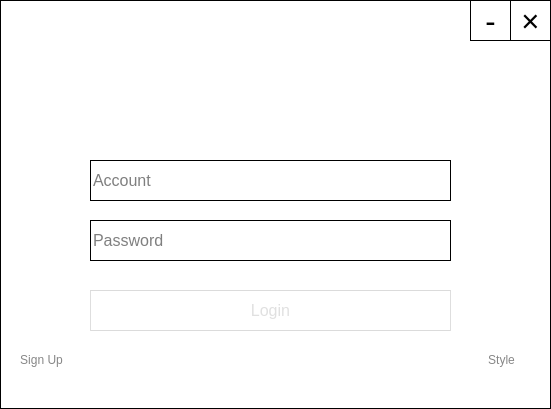
<?xml version="1.0" encoding="UTF-8"?>
<ui version="4.0">
 <class>MainWindow</class>
 <widget class="QMainWindow" name="MainWindow">
  <property name="geometry">
   <rect>
    <x>0</x>
    <y>0</y>
    <width>551</width>
    <height>409</height>
   </rect>
  </property>
  <property name="minimumSize">
   <size>
    <width>551</width>
    <height>409</height>
   </size>
  </property>
  <property name="maximumSize">
   <size>
    <width>551</width>
    <height>409</height>
   </size>
  </property>
  <property name="font">
   <font>
    <family>Comic Sans MS</family>
    <pointsize>9</pointsize>
    <italic>false</italic>
    <bold>true</bold>
   </font>
  </property>
  <property name="windowTitle">
   <string>MainWindow</string>
  </property>
  <property name="autoFillBackground">
   <bool>false</bool>
  </property>
  <property name="styleSheet">
   <string notr="true">/*
Aqua Style Sheet for QT Applications
Author: Jaime A. Quiroga P.
Company: GTRONICK
Last updated: 22/01/2019, 07:55.
Available at: https://github.com/GTRONICK/QSS/blob/master/Aqua.qss
*/
QMainWindow {
	background-color:white;
}
QTextEdit {
	border-width: 1px;
	border-style: solid;
	
	border-color: rgb(0, 0, 0);
}
QPlainTextEdit {
	border-width: 0.5px;
	border-style: solid;
	border-color: qlineargradient(spread:pad, x1:0.5, y1:1, x2:0.5, y2:0, stop:0 rgba(0, 113, 255, 255), stop:1 rgba(91, 171, 252, 255));
}
QToolButton {
	border-style: solid;
	border-top-color: qlineargradient(spread:pad, x1:0.5, y1:1, x2:0.5, y2:0, stop:0 rgb(215, 215, 215), stop:1 rgb(222, 222, 222));
	border-right-color: qlineargradient(spread:pad, x1:0, y1:0.5, x2:1, y2:0.5, stop:0 rgb(217, 217, 217), stop:1 rgb(227, 227, 227));
	border-left-color: qlineargradient(spread:pad, x1:0, y1:0.5, x2:1, y2:0.5, stop:0 rgb(227, 227, 227), stop:1 rgb(217, 217, 217));
	border-bottom-color: qlineargradient(spread:pad, x1:0.5, y1:1, x2:0.5, y2:0, stop:0 rgb(215, 215, 215), stop:1 rgb(222, 222, 222));
	border-width: 1px;
	border-radius: 5px;
	color: rgb(0,0,0);
	padding: 2px;
	background-color: rgb(255,255,255);
}
QToolButton:hover{
	border-style: solid;
	border-top-color: qlineargradient(spread:pad, x1:0.5, y1:1, x2:0.5, y2:0, stop:0 rgb(195, 195, 195), stop:1 rgb(222, 222, 222));
	border-right-color: qlineargradient(spread:pad, x1:0, y1:0.5, x2:1, y2:0.5, stop:0 rgb(197, 197, 197), stop:1 rgb(227, 227, 227));
	border-left-color: qlineargradient(spread:pad, x1:0, y1:0.5, x2:1, y2:0.5, stop:0 rgb(227, 227, 227), stop:1 rgb(197, 197, 197));
	border-bottom-color: qlineargradient(spread:pad, x1:0.5, y1:1, x2:0.5, y2:0, stop:0 rgb(195, 195, 195), stop:1 rgb(222, 222, 222));
	border-width: 1px;
	border-radius: 5px;
	color: rgb(0,0,0);
	padding: 2px;
	background-color: rgb(255,255,255);
}
QToolButton:pressed{
	border-style: solid;
	border-top-color: qlineargradient(spread:pad, x1:0.5, y1:1, x2:0.5, y2:0, stop:0 rgb(215, 215, 215), stop:1 rgb(222, 222, 222));
	border-right-color: qlineargradient(spread:pad, x1:0, y1:0.5, x2:1, y2:0.5, stop:0 rgb(217, 217, 217), stop:1 rgb(227, 227, 227));
	border-left-color: qlineargradient(spread:pad, x1:0, y1:0.5, x2:1, y2:0.5, stop:0 rgb(227, 227, 227), stop:1 rgb(217, 217, 217));
	border-bottom-color: qlineargradient(spread:pad, x1:0.5, y1:1, x2:0.5, y2:0, stop:0 rgb(215, 215, 215), stop:1 rgb(222, 222, 222));
	border-width: 1px;
	border-radius: 5px;
	color: rgb(0,0,0);
	padding: 2px;
	background-color: rgb(142,142,142);
}
QPushButton{
	border-style: solid;
	border-top-color: qlineargradient(spread:pad, x1:0.5, y1:1, x2:0.5, y2:0, stop:0 rgb(215, 215, 215), stop:1 rgb(222, 222, 222));
	border-right-color: qlineargradient(spread:pad, x1:0, y1:0.5, x2:1, y2:0.5, stop:0 rgb(217, 217, 217), stop:1 rgb(227, 227, 227));
	border-left-color: qlineargradient(spread:pad, x1:0, y1:0.5, x2:1, y2:0.5, stop:0 rgb(227, 227, 227), stop:1 rgb(217, 217, 217));
	border-bottom-color: qlineargradient(spread:pad, x1:0.5, y1:1, x2:0.5, y2:0, stop:0 rgb(215, 215, 215), stop:1 rgb(222, 222, 222));
	border-width: 1px;
	border-radius: 5px;
	color: rgb(0,0,0);
	padding: 2px;
	background-color: rgb(255,255,255);
}
QPushButton::default{
	border-style: solid;
	border-top-color: qlineargradient(spread:pad, x1:0.5, y1:1, x2:0.5, y2:0, stop:0 rgb(215, 215, 215), stop:1 rgb(222, 222, 222));
	border-right-color: qlineargradient(spread:pad, x1:0, y1:0.5, x2:1, y2:0.5, stop:0 rgb(217, 217, 217), stop:1 rgb(227, 227, 227));
	border-left-color: qlineargradient(spread:pad, x1:0, y1:0.5, x2:1, y2:0.5, stop:0 rgb(227, 227, 227), stop:1 rgb(217, 217, 217));
	border-bottom-color: qlineargradient(spread:pad, x1:0.5, y1:1, x2:0.5, y2:0, stop:0 rgb(215, 215, 215), stop:1 rgb(222, 222, 222));
	border-width: 1px;
	border-radius: 5px;
	color: rgb(0,0,0);
	padding: 2px;
	background-color: rgb(255,255,255);
}
QPushButton:hover{
	border-style: solid;
	border-top-color: qlineargradient(spread:pad, x1:0.5, y1:1, x2:0.5, y2:0, stop:0 rgb(195, 195, 195), stop:1 rgb(222, 222, 222));
	border-right-color: qlineargradient(spread:pad, x1:0, y1:0.5, x2:1, y2:0.5, stop:0 rgb(197, 197, 197), stop:1 rgb(227, 227, 227));
	border-left-color: qlineargradient(spread:pad, x1:0, y1:0.5, x2:1, y2:0.5, stop:0 rgb(227, 227, 227), stop:1 rgb(197, 197, 197));
	border-bottom-color: qlineargradient(spread:pad, x1:0.5, y1:1, x2:0.5, y2:0, stop:0 rgb(195, 195, 195), stop:1 rgb(222, 222, 222));
	border-width: 1px;
	border-radius: 5px;
	color: rgb(0,0,0);
	padding: 2px;
	background-color: rgb(255,255,255);
}
QPushButton:pressed{
	border-style: solid;
	border-top-color: qlineargradient(spread:pad, x1:0.5, y1:1, x2:0.5, y2:0, stop:0 rgb(215, 215, 215), stop:1 rgb(222, 222, 222));
	border-right-color: qlineargradient(spread:pad, x1:0, y1:0.5, x2:1, y2:0.5, stop:0 rgb(217, 217, 217), stop:1 rgb(227, 227, 227));
	border-left-color: qlineargradient(spread:pad, x1:0, y1:0.5, x2:1, y2:0.5, stop:0 rgb(227, 227, 227), stop:1 rgb(217, 217, 217));
	border-bottom-color: qlineargradient(spread:pad, x1:0.5, y1:1, x2:0.5, y2:0, stop:0 rgb(215, 215, 215), stop:1 rgb(222, 222, 222));
	border-width: 1px;
	border-radius: 5px;
	color: rgb(0,0,0);
	padding: 2px;
	background-color: rgb(142,142,142);
}
QPushButton:disabled{
	border-style: solid;
	border-top-color: qlineargradient(spread:pad, x1:0.5, y1:1, x2:0.5, y2:0, stop:0 rgb(215, 215, 215), stop:1 rgb(222, 222, 222));
	border-right-color: qlineargradient(spread:pad, x1:0, y1:0.5, x2:1, y2:0.5, stop:0 rgb(217, 217, 217), stop:1 rgb(227, 227, 227));
	border-left-color: qlineargradient(spread:pad, x1:0, y1:0.5, x2:1, y2:0.5, stop:0 rgb(227, 227, 227), stop:1 rgb(217, 217, 217));
	border-bottom-color: qlineargradient(spread:pad, x1:0.5, y1:1, x2:0.5, y2:0, stop:0 rgb(215, 215, 215), stop:1 rgb(222, 222, 222));
	border-width: 1px;
	border-radius: 5px;
	color: #808086;
	padding: 2px;
	background-color: rgb(142,142,142);
}
QLineEdit {
	border-width: 1px; border-radius: 4px;
	border-style: solid;
	border-color: qlineargradient(spread:pad, x1:0.5, y1:1, x2:0.5, y2:0, stop:0 rgba(0, 113, 255, 255), stop:1 rgba(91, 171, 252, 255));
}
QLabel {
	color: #000000;
}
QLCDNumber {
	color: rgb(0, 113, 255, 255);
}
QProgressBar {
	text-align: center;
	color: rgb(240, 240, 240);
	border-width: 1px; 
	border-radius: 10px;
	border-color: rgb(230, 230, 230);
	border-style: solid;
	background-color:rgb(207,207,207);
}
QProgressBar::chunk {
	background-color: qlineargradient(spread:pad, x1:0.5, y1:1, x2:0.5, y2:0, stop:0 rgba(49, 147, 250, 255), stop:1 rgba(34, 142, 255, 255));
	border-radius: 10px;
}
QMenuBar {
	background-color: qlineargradient(spread:pad, x1:0.5, y1:1, x2:0.5, y2:0, stop:0 rgba(207, 209, 207, 255), stop:1 rgba(230, 229, 230, 255));
}
QMenuBar::item {
	color: #000000;
  	spacing: 3px;
  	padding: 1px 4px;
	background-color: qlineargradient(spread:pad, x1:0.5, y1:1, x2:0.5, y2:0, stop:0 rgba(207, 209, 207, 255), stop:1 rgba(230, 229, 230, 255));
}

QMenuBar::item:selected {
  	background-color: qlineargradient(spread:pad, x1:0.5, y1:1, x2:0.5, y2:0, stop:0 rgba(0, 113, 255, 255), stop:1 rgba(91, 171, 252, 255));
	color: #FFFFFF;
}
QMenu::item:selected {
	border-style: solid;
	border-top-color: transparent;
	border-right-color: transparent;
	border-left-color: qlineargradient(spread:pad, x1:0.5, y1:1, x2:0.5, y2:0, stop:0 rgba(0, 113, 255, 255), stop:1 rgba(91, 171, 252, 255));
	border-bottom-color: transparent;
	border-left-width: 2px;
	color: #000000;
	padding-left:15px;
	padding-top:4px;
	padding-bottom:4px;
	padding-right:7px;
}
QMenu::item {
	border-style: solid;
	border-top-color: transparent;
	border-right-color: transparent;
	border-left-color: transparent;
	border-bottom-color: transparent;
	border-bottom-width: 1px;
	color: #000000;
	padding-left:17px;
	padding-top:4px;
	padding-bottom:4px;
	padding-right:7px;
}
QTabWidget {
	color:rgb(0,0,0);
	background-color:#000000;
}
QTabWidget::pane {
		border-color: rgb(223,223,223);
		background-color:rgb(226,226,226);
		border-style: solid;
		border-width: 2px;
    	border-radius: 6px;
}
QTabBar::tab:first {
	border-style: solid;
	border-left-width:1px;
	border-right-width:0px;
	border-top-width:1px;
	border-bottom-width:1px;
	border-top-color: rgb(209,209,209);
	border-left-color: qlineargradient(spread:pad, x1:0.5, y1:1, x2:0.5, y2:0, stop:0 rgba(209, 209, 209, 209), stop:1 rgba(229, 229, 229, 229));
	border-bottom-color: rgb(229,229,229);
	border-top-left-radius: 4px;
	border-bottom-left-radius: 4px;
	color: #000000;
	padding: 3px;
	margin-left:0px;
	background-color: qlineargradient(spread:pad, x1:0.5, y1:1, x2:0.5, y2:0, stop:0 rgba(247, 247, 247, 255), stop:1 rgba(255, 255, 255, 255));
}
QTabBar::tab:last {
	border-style: solid;
	border-width:1px;
	border-top-color: rgb(209,209,209);
	border-left-color: qlineargradient(spread:pad, x1:0.5, y1:1, x2:0.5, y2:0, stop:0 rgba(209, 209, 209, 209), stop:1 rgba(229, 229, 229, 229));
	border-right-color: qlineargradient(spread:pad, x1:0.5, y1:1, x2:0.5, y2:0, stop:0 rgba(209, 209, 209, 209), stop:1 rgba(229, 229, 229, 229));
	border-bottom-color: rgb(229,229,229);
	border-top-right-radius: 4px;
	border-bottom-right-radius: 4px;
	color: #000000;
	padding: 3px;
	margin-left:0px;
	background-color: qlineargradient(spread:pad, x1:0.5, y1:1, x2:0.5, y2:0, stop:0 rgba(247, 247, 247, 255), stop:1 rgba(255, 255, 255, 255));
}
QTabBar::tab {
	border-style: solid;
	border-top-width:1px;
	border-bottom-width:1px;
	border-left-width:1px;
	border-top-color: rgb(209,209,209);
	border-left-color: qlineargradient(spread:pad, x1:0.5, y1:1, x2:0.5, y2:0, stop:0 rgba(209, 209, 209, 209), stop:1 rgba(229, 229, 229, 229));
	border-bottom-color: rgb(229,229,229);
	color: #000000;
	padding: 3px;
	margin-left:0px;
	background-color: qlineargradient(spread:pad, x1:0.5, y1:1, x2:0.5, y2:0, stop:0 rgba(247, 247, 247, 255), stop:1 rgba(255, 255, 255, 255));
}
QTabBar::tab:selected, QTabBar::tab:last:selected, QTabBar::tab:hover {
  	border-style: solid;
  	border-left-width:1px;
	border-right-color: transparent;
	border-top-color: rgb(209,209,209);
	border-left-color: qlineargradient(spread:pad, x1:0.5, y1:1, x2:0.5, y2:0, stop:0 rgba(209, 209, 209, 209), stop:1 rgba(229, 229, 229, 229));
	border-bottom-color: rgb(229,229,229);
	color: #FFFFFF;
	padding: 3px;
	margin-left:0px;
	background-color: qlineargradient(spread:pad, x1:0.5, y1:1, x2:0.5, y2:0, stop:0 rgba(0, 113, 255, 255), stop:1 rgba(91, 171, 252, 255));
}

QTabBar::tab:selected, QTabBar::tab:first:selected, QTabBar::tab:hover {
  	border-style: solid;
  	border-left-width:1px;
  	border-bottom-width:1px;
  	border-top-width:1px;
	border-right-color: transparent;
	border-top-color: rgb(209,209,209);
	border-left-color: qlineargradient(spread:pad, x1:0.5, y1:1, x2:0.5, y2:0, stop:0 rgba(209, 209, 209, 209), stop:1 rgba(229, 229, 229, 229));
	border-bottom-color: rgb(229,229,229);
	color: #FFFFFF;
	padding: 3px;
	margin-left:0px;
	background-color: qlineargradient(spread:pad, x1:0.5, y1:1, x2:0.5, y2:0, stop:0 rgba(0, 113, 255, 255), stop:1 rgba(91, 171, 252, 255));
}

QCheckBox {
	color: #000000;
	padding: 2px;
}
QCheckBox:disabled {
	color: #808086;
	padding: 2px;
}

QCheckBox:hover {
	border-radius:4px;
	border-style:solid;
	padding-left: 1px;
	padding-right: 1px;
	padding-bottom: 1px;
	padding-top: 1px;
	border-width:1px;
	border-color: transparent;
}
QCheckBox::indicator:checked {

	height: 10px;
	width: 10px;
	border-style:solid;
	border-width: 1px;
	border-color: qlineargradient(spread:pad, x1:0.5, y1:1, x2:0.5, y2:0, stop:0 rgba(0, 113, 255, 255), stop:1 rgba(91, 171, 252, 255));
	color: #000000;
	background-color: qlineargradient(spread:pad, x1:0.5, y1:1, x2:0.5, y2:0, stop:0 rgba(0, 113, 255, 255), stop:1 rgba(91, 171, 252, 255));
}
QCheckBox::indicator:unchecked {

	height: 10px;
	width: 10px;
	border-style:solid;
	border-width: 1px;
	border-color: qlineargradient(spread:pad, x1:0.5, y1:1, x2:0.5, y2:0, stop:0 rgba(0, 113, 255, 255), stop:1 rgba(91, 171, 252, 255));
	color: #000000;
}
QRadioButton {
	color: 000000;
	padding: 1px;
}
QRadioButton::indicator:checked {
	height: 10px;
	width: 10px;
	border-style:solid;
	border-radius:5px;
	border-width: 1px;
	border-color: qlineargradient(spread:pad, x1:0.5, y1:1, x2:0.5, y2:0, stop:0 rgba(0, 113, 255, 255), stop:1 rgba(91, 171, 252, 255));
	color: #a9b7c6;
	background-color: qlineargradient(spread:pad, x1:0.5, y1:1, x2:0.5, y2:0, stop:0 rgba(0, 113, 255, 255), stop:1 rgba(91, 171, 252, 255));
}
QRadioButton::indicator:!checked {
	height: 10px;
	width: 10px;
	border-style:solid;
	border-radius:5px;
	border-width: 1px;
	border-color: qlineargradient(spread:pad, x1:0.5, y1:1, x2:0.5, y2:0, stop:0 rgba(0, 113, 255, 255), stop:1 rgba(91, 171, 252, 255));
	color: #a9b7c6;
	background-color: transparent;
}
QStatusBar {
	color:#027f7f;
}
QSpinBox {
	border-style: solid;
	border-width: 1px;
	border-color: qlineargradient(spread:pad, x1:0.5, y1:1, x2:0.5, y2:0, stop:0 rgba(0, 113, 255, 255), stop:1 rgba(91, 171, 252, 255));
}
QDoubleSpinBox {
	border-style: solid;
	border-width: 1px;
	border-color: qlineargradient(spread:pad, x1:0.5, y1:1, x2:0.5, y2:0, stop:0 rgba(0, 113, 255, 255), stop:1 rgba(91, 171, 252, 255));
}
QTimeEdit {
	border-style: solid;
	border-width: 1px;
	border-color: qlineargradient(spread:pad, x1:0.5, y1:1, x2:0.5, y2:0, stop:0 rgba(0, 113, 255, 255), stop:1 rgba(91, 171, 252, 255));
}
QDateTimeEdit {
	border-style: solid;
	border-width: 1px;
	border-color: qlineargradient(spread:pad, x1:0.5, y1:1, x2:0.5, y2:0, stop:0 rgba(0, 113, 255, 255), stop:1 rgba(91, 171, 252, 255));
}
QDateEdit {
	border-style: solid;
	border-width: 1px;
	border-color: qlineargradient(spread:pad, x1:0.5, y1:1, x2:0.5, y2:0, stop:0 rgba(0, 113, 255, 255), stop:1 rgba(91, 171, 252, 255));
}

QToolBox {
	color: #a9b7c6;
	background-color:#000000;
}
QToolBox::tab {
	color: #a9b7c6;
	background-color:#000000;
}
QToolBox::tab:selected {
	color: #FFFFFF;
	background-color:#000000;
}
QScrollArea {
	color: #FFFFFF;
	background-color:#000000;
}
QSlider::groove:horizontal {
	height: 5px;
	background-color: qlineargradient(spread:pad, x1:0.5, y1:1, x2:0.5, y2:0, stop:0 rgba(49, 147, 250, 255), stop:1 rgba(34, 142, 255, 255));
}
QSlider::groove:vertical {
	width: 5px;
	background-color: qlineargradient(spread:pad, x1:0.5, y1:1, x2:0.5, y2:0, stop:0 rgba(49, 147, 250, 255), stop:1 rgba(34, 142, 255, 255));
}
QSlider::handle:horizontal {
	background: rgb(253,253,253);
	border-style: solid;
	border-width: 1px;
	border-color: rgb(207,207,207);
	width: 12px;
	margin: -5px 0;
	border-radius: 7px;
}
QSlider::handle:vertical {
	background: rgb(253,253,253);
	border-style: solid;
	border-width: 1px;
	border-color: rgb(207,207,207);
	height: 12px;
	margin: 0 -5px;
	border-radius: 7px;
}
QSlider::add-page:horizontal {
    background: rgb(181,181,181);
}
QSlider::add-page:vertical {
    background: rgb(181,181,181);
}
QSlider::sub-page:horizontal {
    background-color: qlineargradient(spread:pad, x1:0.5, y1:1, x2:0.5, y2:0, stop:0 rgba(49, 147, 250, 255), stop:1 rgba(34, 142, 255, 255));
}
QSlider::sub-page:vertical {
    background-color: qlineargradient(spread:pad, y1:0.5, x1:1, y2:0.5, x2:0, stop:0 rgba(49, 147, 250, 255), stop:1 rgba(34, 142, 255, 255));
}
QScrollBar:horizontal {
	max-height: 20px;
	border: 1px transparent grey;
	margin: 0px 20px 0px 20px;
}
QScrollBar:vertical {
	max-width: 20px;
	border: 1px transparent grey;
	margin: 20px 0px 20px 0px;
}
QScrollBar::handle:horizontal {
	background: rgb(253,253,253);
	border-style: solid;
	border-width: 1px;
	border-color: rgb(207,207,207);
	border-radius: 7px;
	min-width: 25px;
}
QScrollBar::handle:horizontal:hover {
	background: rgb(253,253,253);
	border-style: solid;
	border-width: 1px;
	border-color: rgb(147, 200, 200);
	border-radius: 7px;
	min-width: 25px;
}
QScrollBar::handle:vertical {
	background: rgb(253,253,253);
	border-style: solid;
	border-width: 1px;
	border-color: rgb(207,207,207);
	border-radius: 7px;
	min-height: 25px;
}
QScrollBar::handle:vertical:hover {
	background: rgb(253,253,253);
	border-style: solid;
	border-width: 1px;
	border-color: rgb(147, 200, 200);
	border-radius: 7px;
	min-height: 25px;
}
QScrollBar::add-line:horizontal {
   border: 2px transparent grey;
   border-top-right-radius: 7px;
   border-bottom-right-radius: 7px;
   background: rgba(34, 142, 255, 255);
   width: 20px;
   subcontrol-position: right;
   subcontrol-origin: margin;
}
QScrollBar::add-line:horizontal:pressed {
   border: 2px transparent grey;
   border-top-right-radius: 7px;
   border-bottom-right-radius: 7px;
   background: rgb(181,181,181);
   width: 20px;
   subcontrol-position: right;
   subcontrol-origin: margin;
}
QScrollBar::add-line:vertical {
   border: 2px transparent grey;
   border-bottom-left-radius: 7px;
   border-bottom-right-radius: 7px;
   background: rgba(34, 142, 255, 255);
   height: 20px;
   subcontrol-position: bottom;
   subcontrol-origin: margin;
}
QScrollBar::add-line:vertical:pressed {
   border: 2px transparent grey;
   border-bottom-left-radius: 7px;
   border-bottom-right-radius: 7px;
   background: rgb(181,181,181);
   height: 20px;
   subcontrol-position: bottom;
   subcontrol-origin: margin;
}
QScrollBar::sub-line:horizontal {
   border: 2px transparent grey;
   border-top-left-radius: 7px;
   border-bottom-left-radius: 7px;
   background: rgba(34, 142, 255, 255);
   width: 20px;
   subcontrol-position: left;
   subcontrol-origin: margin;
}
QScrollBar::sub-line:horizontal:pressed {
   border: 2px transparent grey;
   border-top-left-radius: 7px;
   border-bottom-left-radius: 7px;
   background: rgb(181,181,181);
   width: 20px;
   subcontrol-position: left;
   subcontrol-origin: margin;
}
QScrollBar::sub-line:vertical {
   border: 2px transparent grey;
   border-top-left-radius: 7px;
   border-top-right-radius: 7px;
   background: rgba(34, 142, 255, 255);
   height: 20px;
   subcontrol-position: top;
   subcontrol-origin: margin;
}
QScrollBar::sub-line:vertical:pressed {
   border: 2px transparent grey;
   border-top-left-radius: 7px;
   border-top-right-radius: 7px;
   background: rgb(181,181,181);
   height: 20px;
   subcontrol-position: top;
   subcontrol-origin: margin;
}
QScrollBar::left-arrow:horizontal {
   border: 1px transparent grey;
   border-top-left-radius: 3px;
   border-bottom-left-radius: 3px;
   width: 6px;
   height: 6px;
   background: white;
}
QScrollBar::right-arrow:horizontal {
   border: 1px transparent grey;
   border-top-right-radius: 3px;
   border-bottom-right-radius: 3px;
   width: 6px;
   height: 6px;
   background: white;
}
QScrollBar::up-arrow:vertical {
   border: 1px transparent grey;
   border-top-left-radius: 3px;
   border-top-right-radius: 3px;
   width: 6px;
   height: 6px;
   background: white;
}
QScrollBar::down-arrow:vertical {
   border: 1px transparent grey;
   border-bottom-left-radius: 3px;
   border-bottom-right-radius: 3px;
   width: 6px;
   height: 6px;
   background: white;
}
QScrollBar::add-page:horizontal, QScrollBar::sub-page:horizontal {
   background: none;
}
QScrollBar::add-page:vertical, QScrollBar::sub-page:vertical {
   background: none;
}</string>
  </property>
  <widget class="QWidget" name="centralwidget">
   <property name="styleSheet">
    <string notr="true">background-color: rgb(255, 255, 255);</string>
   </property>
   <widget class="QLabel" name="window_border">
    <property name="geometry">
     <rect>
      <x>0</x>
      <y>0</y>
      <width>551</width>
      <height>409</height>
     </rect>
    </property>
    <property name="styleSheet">
     <string notr="true"/>
    </property>
    <property name="frameShape">
     <enum>QFrame::Box</enum>
    </property>
    <property name="text">
     <string/>
    </property>
   </widget>
   <widget class="QLabel" name="userIcon">
    <property name="geometry">
     <rect>
      <x>230</x>
      <y>60</y>
      <width>81</width>
      <height>81</height>
     </rect>
    </property>
    <property name="autoFillBackground">
     <bool>false</bool>
    </property>
    <property name="styleSheet">
     <string notr="true">image:url(:/img/admin_icon.png);
background-color: rgb(255, 255, 255);
border-radius:40px;</string>
    </property>
    <property name="text">
     <string/>
    </property>
   </widget>
   <widget class="QLineEdit" name="account">
    <property name="geometry">
     <rect>
      <x>90</x>
      <y>160</y>
      <width>361</width>
      <height>41</height>
     </rect>
    </property>
    <property name="font">
     <font>
      <family>Microsoft YaHei UI</family>
      <pointsize>12</pointsize>
     </font>
    </property>
    <property name="styleSheet">
     <string notr="true">border-radius: 0px;border-color: rgb(0, 0, 0);</string>
    </property>
    <property name="placeholderText">
     <string>Account</string>
    </property>
   </widget>
   <widget class="QLineEdit" name="password">
    <property name="geometry">
     <rect>
      <x>90</x>
      <y>220</y>
      <width>361</width>
      <height>41</height>
     </rect>
    </property>
    <property name="font">
     <font>
      <family>Microsoft YaHei UI</family>
      <pointsize>12</pointsize>
     </font>
    </property>
    <property name="styleSheet">
     <string notr="true">border-radius: 0px;border-color: rgb(0, 0, 0);</string>
    </property>
    <property name="echoMode">
     <enum>QLineEdit::Password</enum>
    </property>
    <property name="placeholderText">
     <string>Password</string>
    </property>
   </widget>
   <widget class="QPushButton" name="logIn">
    <property name="enabled">
     <bool>false</bool>
    </property>
    <property name="geometry">
     <rect>
      <x>90</x>
      <y>290</y>
      <width>361</width>
      <height>41</height>
     </rect>
    </property>
    <property name="font">
     <font>
      <family>Microsoft YaHei UI</family>
      <pointsize>12</pointsize>
      <bold>false</bold>
     </font>
    </property>
    <property name="cursor">
     <cursorShape>ArrowCursor</cursorShape>
    </property>
    <property name="autoFillBackground">
     <bool>false</bool>
    </property>
    <property name="styleSheet">
     <string notr="true">QPushButton{
	border-style: solid;
	border-top-color: qlineargradient(spread:pad, x1:0.5, y1:1, x2:0.5, y2:0, stop:0 rgb(215, 215, 215), stop:1 rgb(222, 222, 222));
	border-right-color: qlineargradient(spread:pad, x1:0, y1:0.5, x2:1, y2:0.5, stop:0 rgb(217, 217, 217), stop:1 rgb(227, 227, 227));
	border-left-color: qlineargradient(spread:pad, x1:0, y1:0.5, x2:1, y2:0.5, stop:0 rgb(227, 227, 227), stop:1 rgb(217, 217, 217));
	border-bottom-color: qlineargradient(spread:pad, x1:0.5, y1:1, x2:0.5, y2:0, stop:0 rgb(215, 215, 215), stop:1 rgb(222, 222, 222));
	border-width: 1px;border-radius: 0px;
	color: rgb(255,255,255);
	padding: 2px;
	background-color:  rgb(255, 255, 255);
	border-color: rgb(0, 0, 0);
	color: rgb(0, 0, 0);
}
QPushButton:hover{
	border-style: solid;
	border-top-color: qlineargradient(spread:pad, x1:0.5, y1:1, x2:0.5, y2:0, stop:0 rgb(215, 215, 215), stop:1 rgb(222, 222, 222));
	border-right-color: qlineargradient(spread:pad, x1:0, y1:0.5, x2:1, y2:0.5, stop:0 rgb(217, 217, 217), stop:1 rgb(227, 227, 227));
	border-left-color: qlineargradient(spread:pad, x1:0, y1:0.5, x2:1, y2:0.5, stop:0 rgb(227, 227, 227), stop:1 rgb(217, 217, 217));
	border-bottom-color: qlineargradient(spread:pad, x1:0.5, y1:1, x2:0.5, y2:0, stop:0 rgb(215, 215, 215), stop:1 rgb(222, 222, 222));
	border-width: 1px;border-radius: 0px;
	
	color: rgb(255, 255, 255);
	padding: 2px;
	background-color: rgb(0, 0, 0);
}
QPushButton:disabled{
	border-style: solid;
	border-top-color: qlineargradient(spread:pad, x1:0.5, y1:1, x2:0.5, y2:0, stop:0 rgb(215, 215, 215), stop:1 rgb(222, 222, 222));
	border-right-color: qlineargradient(spread:pad, x1:0, y1:0.5, x2:1, y2:0.5, stop:0 rgb(217, 217, 217), stop:1 rgb(227, 227, 227));
	border-left-color: qlineargradient(spread:pad, x1:0, y1:0.5, x2:1, y2:0.5, stop:0 rgb(227, 227, 227), stop:1 rgb(217, 217, 217));
	border-bottom-color: qlineargradient(spread:pad, x1:0.5, y1:1, x2:0.5, y2:0, stop:0 rgb(215, 215, 215), stop:1 rgb(222, 222, 222));
	border-width: 1px;border-radius: 0px;
	color: rgb(255,255,255);
	padding: 2px;
	color: rgba(177, 177, 177, 100);
	background-color:  rgb(255, 255, 255);
}</string>
    </property>
    <property name="text">
     <string>Login</string>
    </property>
   </widget>
   <widget class="ClickableLabel" name="signUp">
    <property name="geometry">
     <rect>
      <x>10</x>
      <y>350</y>
      <width>63</width>
      <height>20</height>
     </rect>
    </property>
    <property name="font">
     <font>
      <family>Microsoft YaHei UI</family>
      <bold>false</bold>
     </font>
    </property>
    <property name="cursor">
     <cursorShape>PointingHandCursor</cursorShape>
    </property>
    <property name="styleSheet">
     <string notr="true">color:#878787;
background-color: rgb(255, 255, 255);
border-radius:10px;</string>
    </property>
    <property name="text">
     <string>Sign Up</string>
    </property>
    <property name="alignment">
     <set>Qt::AlignCenter</set>
    </property>
   </widget>
   <widget class="ClickableLabel" name="styleButton">
    <property name="geometry">
     <rect>
      <x>470</x>
      <y>350</y>
      <width>63</width>
      <height>20</height>
     </rect>
    </property>
    <property name="font">
     <font>
      <family>Microsoft YaHei UI</family>
      <bold>false</bold>
     </font>
    </property>
    <property name="cursor">
     <cursorShape>PointingHandCursor</cursorShape>
    </property>
    <property name="styleSheet">
     <string notr="true">color:#878787;
background-color: rgb(255, 255, 255);
border-radius:10px;</string>
    </property>
    <property name="text">
     <string>Style</string>
    </property>
    <property name="alignment">
     <set>Qt::AlignCenter</set>
    </property>
   </widget>
   <widget class="QPushButton" name="minimizeWindow">
    <property name="geometry">
     <rect>
      <x>470</x>
      <y>0</y>
      <width>41</width>
      <height>41</height>
     </rect>
    </property>
    <property name="font">
     <font>
      <family>Microsoft YaHei UI</family>
      <pointsize>23</pointsize>
      <bold>false</bold>
     </font>
    </property>
    <property name="styleSheet">
     <string notr="true">QPushButton{
	color: rgb(255,255,255);
	padding: 2px;
	background-color:  rgb(255, 255, 255);
	border-color: rgb(0, 0, 0);
	color: rgb(0, 0, 0);
	border-radius: 0px;
	
}
QPushButton:hover{
	color: rgb(255, 255, 255);
	padding: 2px;
	border-color: black;
	background-color: rgb(0, 0, 0);
}</string>
    </property>
    <property name="text">
     <string>-</string>
    </property>
   </widget>
   <widget class="QPushButton" name="closeWindow">
    <property name="geometry">
     <rect>
      <x>510</x>
      <y>0</y>
      <width>41</width>
      <height>41</height>
     </rect>
    </property>
    <property name="font">
     <font>
      <family>Microsoft YaHei UI</family>
      <pointsize>23</pointsize>
      <bold>false</bold>
     </font>
    </property>
    <property name="styleSheet">
     <string notr="true">QPushButton{
	color: rgb(255,255,255);
	padding: 2px;
	background-color:  rgb(255, 255, 255);
	border-color: rgb(0, 0, 0);
	color: rgb(0, 0, 0);
	border-radius: 0px;
}
QPushButton:hover{
	color: rgb(255, 255, 255);
	padding: 2px;
	border-color: black;
	background-color: rgb(0, 0, 0);
}</string>
    </property>
    <property name="text">
     <string>×</string>
    </property>
   </widget>
  </widget>
 </widget>
 <customwidgets>
  <customwidget>
   <class>ClickableLabel</class>
   <extends>QLabel</extends>
   <header>clickablelabel.h</header>
  </customwidget>
 </customwidgets>
 <resources/>
 <connections/>
</ui>
